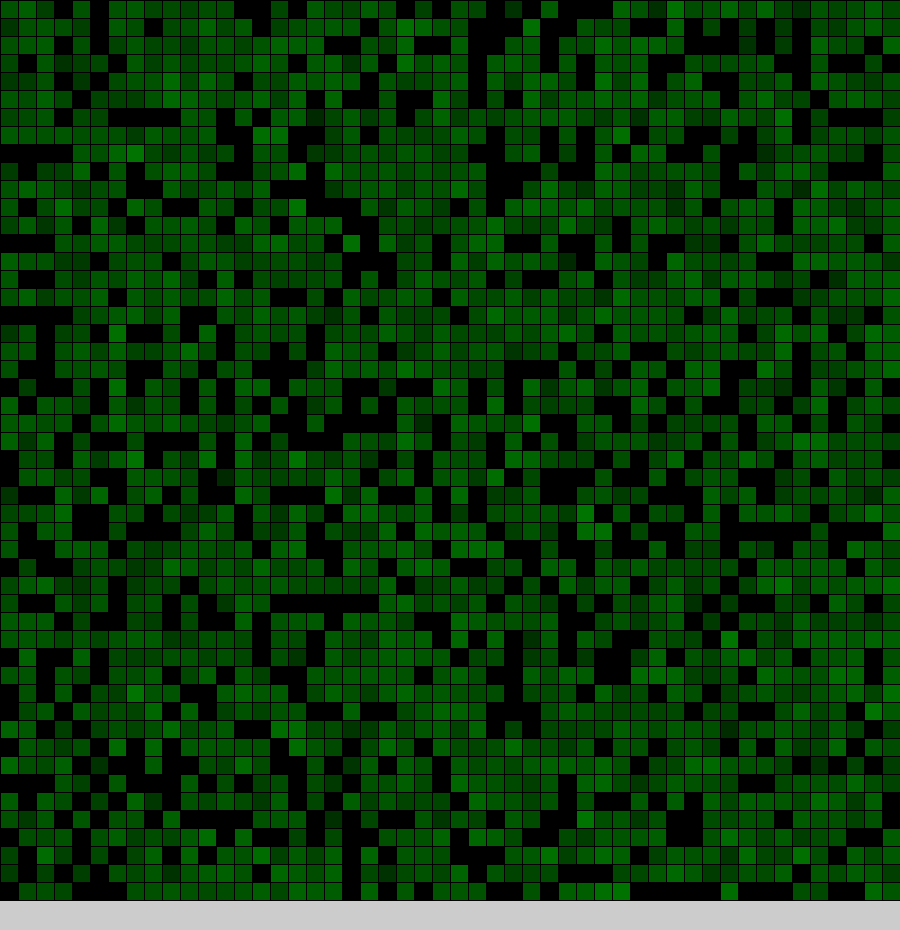
Frame 1 (no input)
Frame 60 (the mouse pressed at the canvas centre just before this capture): identical to frame 1, image omitted
Frame 120 (the mouse held since frame 60 and released just before this capture): identical to frame 1, image omitted

The Processing sketch that drew this single still picture (run headless with seeded random() and noise(); from frame 60 on, the mouse is pressed at the canvas centre):

// Processing sketch: ForestFireSimple
// ── ForestFireSimple.pde
//"Forest fire" - my private Monte-Carlo version 
//The "forest fire" model - a very classic, in the original Monte Carlo version
///////////////////////////////////////////////////////////////////////////

//Model parameters
int   N = 50;            //array side
int   FireTimeDiv = 10;  //How long the tree is burning (divider for age/size)
float IgnitionP = 0.75;  //Probability of fire transfer
float InitT =  0.750;    //How many trees at start

//2D "World" of trees
int World[][] = new int[N][N];

//For visualisation
int S=20;       //cell width & height

//For statistics
int Step=0;

//Initialisation
void setup()
{
  size(900,930);
  S=width/N; //Agent side size
 
  for(int i=0;i<N;i++)
   for(int j=0;j<N;j++)
    if(random(0,1)<InitT)
     //World[i][j]=100;
     //World[i][j]=(int)random(100); //FLAT DISTRIBUTION? RATHER NOT REALISTIC!
     World[i][j]=(int)(20*(random(1)+random(1)+random(1)+random(1)+random(1))); //MAYBE GAUSSIAN DISTRIBUTION? 
    else
     World[i][j]=0;
}

void draw()
{
  doVisualisation();
  doMonteCarloStep();
}

void doVisualisation()
{
 for(int i=0;i<N;i++) //visualisation
  for(int j=0;j<N;j++)
  {
    if(World[i][j]==0) //Free or burned cell
    {
      fill(0,0,0);
    }
    else
    if(World[i][j]>0) //TREE
    {
      int col=30+(int)World[i][j];
      if(col>255) col=255;
      fill(0,col,0);
    }
    else //Burning!
    {
      fill(random(255),random(255),0);
    }
    
    rect(i*S,j*S,S,S);
  } 
}

void keyPressed() //Lighting
{
    int i=(int)random(N);
    int j=(int)random(N);
    World[i][j]=-World[i][j]/FireTimeDiv - 1; //At least one step
}

void doMonteCarloStep()
{
  Step++;
  int M=N*N;
  for(int m=0;m<M;m++) //Processing is CASE SENSITIVE. But utilising this, is not a good practice!
  {
    int i=(int)random(N);
    int j=(int)random(N);
    
    if(World[i][j]<0) //Negative means still burning!
    {
       //Ignite neighbor!
       int a=(N+i+(int)random(-1.99,1.99))%N;
       int b=(N+j+(int)random(-1.99,1.99))%N;
       
       if(World[a][b]>0
       && random(0,1)<IgnitionP)
       {
         World[a][b]=-World[a][b]/FireTimeDiv - 1; //At least one step
         //print("!");
       }
       
       //Burn more
       World[i][j]++; //Until 0
       if(World[i][j]>0) print("?");
    }
  }
}





/// @date 2026-10-29 ( → https://github.com/borkowsk/bookProcessingEN)
